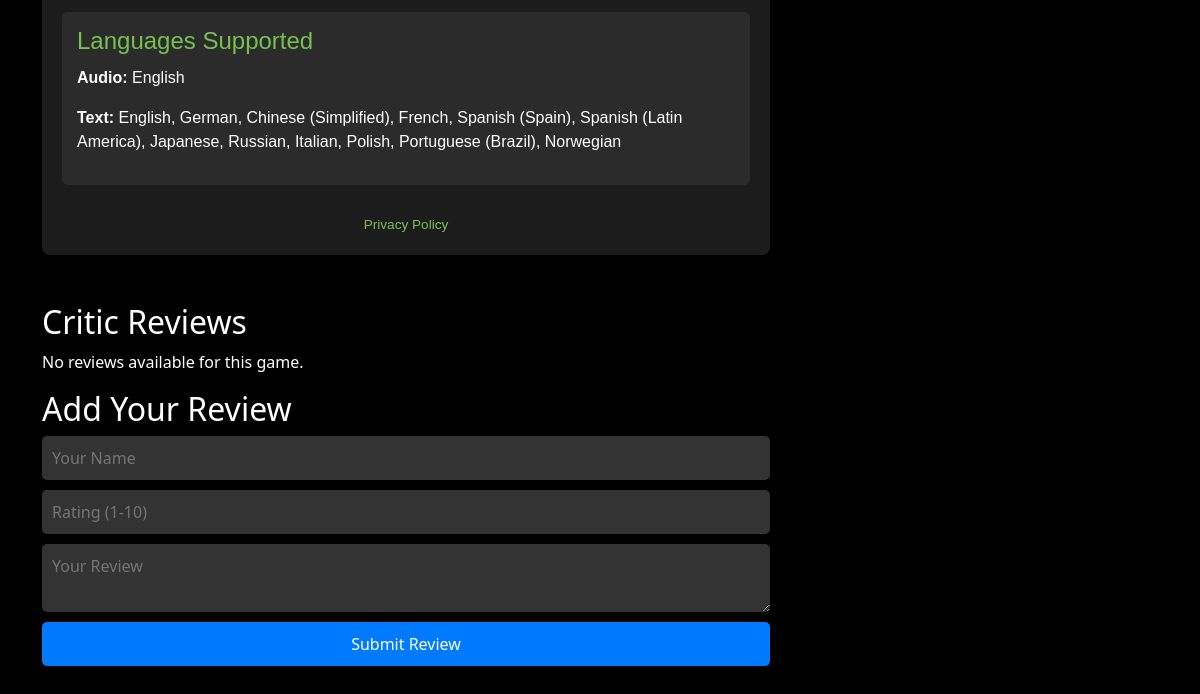
Before: /sec/1 (lower part) with the older database file.
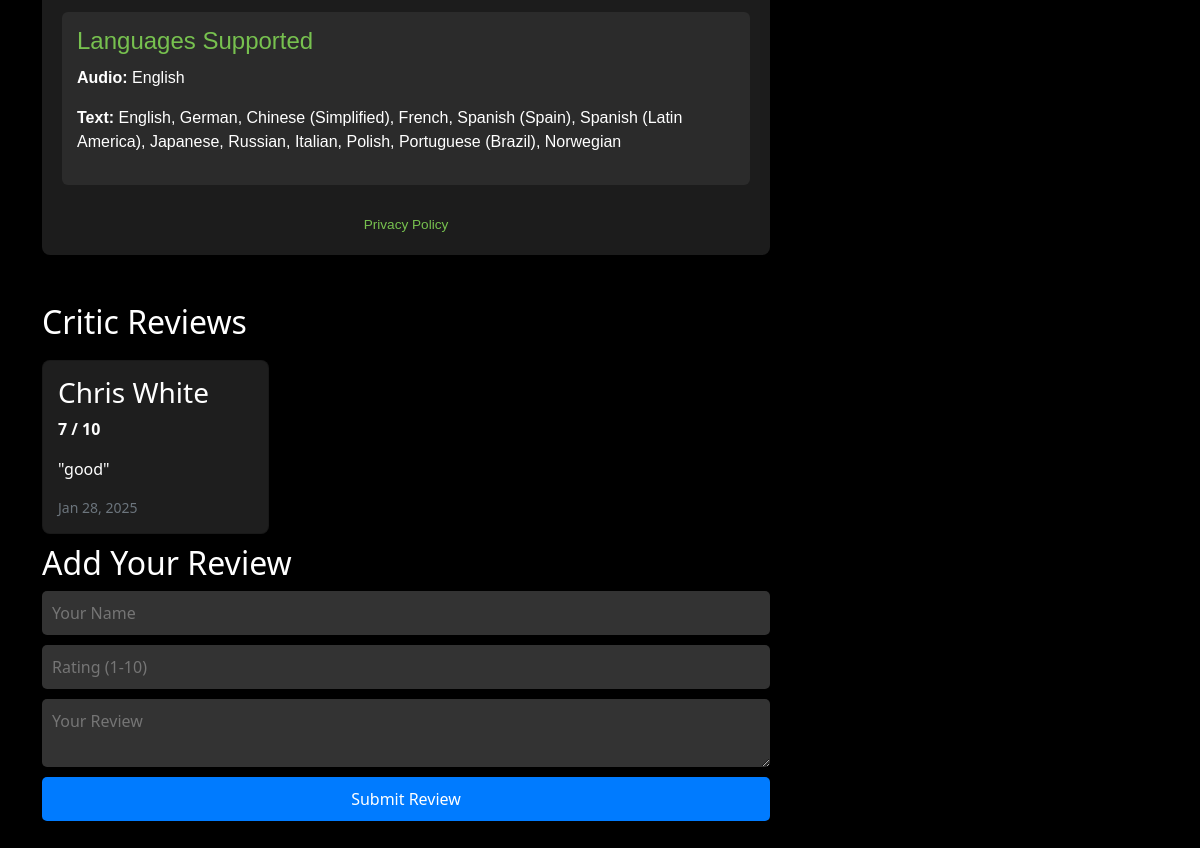
After: the same page with the newer database file.
### app/models.py (models this page shows, shortened)
class Review(models.Model):
    user = models.ForeignKey(User, on_delete=models.CASCADE)
    game = models.ForeignKey(Game, on_delete=models.CASCADE, related_name="reviews")
    comment = models.TextField()
    rating = models.PositiveSmallIntegerField()
    created_at = models.DateTimeField(auto_now_add=True)

### app/views.py (the view)
# urls.py: path('sec/<id>',views.sec),
def sec(req,id):
    game=Game.objects.get(id=id)
    try:
        requ = GameRequirement.objects.get(game=game)
    except GameRequirement.DoesNotExist:
        requ = None
    try:
        review = Review.objects.get(game=game)
    except Review.DoesNotExist:
        review = None
    return render(req,'sec.html',{'game':game,'requ':requ,'review':review})

### templates/sec.html (shortened to what this page needs)
<!DOCTYPE html>
<html lang="en">
<head>
    <link rel="stylesheet" href="https://cdnjs.cloudflare.com/ajax/libs/font-awesome/6.5.1/css/all.min.css">
    <link rel="stylesheet" href="https://unpkg.com/aos@next/dist/aos.css" />
    <link href="https://cdn.jsdelivr.net/npm/bootstrap@5.3.3/dist/css/bootstrap.min.css" rel="stylesheet">
</head>
<body>
      <div class="container py-5 mt-5">
        <div class="row g-5">
          <div class="col-md-8">
            <div class="system-requirements mt-5">
              <div class="requirements-container">
                <div class="language-support">
                  <h4>Languages Supported</h4>
                  <p><strong>Audio:</strong> English</p>
                  <p>
                    <strong>Text:</strong> English, German, Chinese (Simplified), French, Spanish (Spain), Spanish (Latin America), Japanese, Russian, Italian, Polish, Portuguese (Brazil), Norwegian
                  </p>
                </div>
                <div class="footer-note">
                  <a href="#" class="privacy-link">Privacy Policy</a>
                </div>
              </div>
            </div>
          </div>
          <div class="col-md-4">
            </div>
            <div class="col-md-8">
              <h2>Critic Reviews</h2>
              {% if review %}
              <div class="row">
                <div class="col-md-4">
                  <div class="card">
                    <h3 class="text-white">Chris White</h3>
                    <p class="rating">{{ review.rating }} / 10</p>
                    <p class="text-white">"{{ review.comment }}"</p>
                    <small class="text-secondary d-block text-left">{{ review.created_at|date:"M d, Y" }}</small>
                  </div>
                </div>
              </div>
              {% else %}
              <p>No reviews available for this game.</p>
              {% endif %}
              <h2>Add Your Review</h2>
              <form class="review-form">
                <input type="text" placeholder="Your Name" required>
                <input type="number" placeholder="Rating (1-10)" required min="1" max="10">
                <textarea placeholder="Your Review" required></textarea>
                <button type="submit">Submit Review</button>
              </form>
            </div>
          </div>
        </div>
</body>
</html>

### templates/sec.html (style rules this page uses)
body { background-color: black; color: white; }
.system-requirements { background-color: #1c1c1c; color: #ffffff; padding: 20px; border-radius: 8px; max-width: 800px; margin: 0 auto; font-family: Arial, sans-serif; }
.requirements-container { display: flex; flex-direction: column; gap: 20px; }
.language-support { background-color: #2b2b2b; padding: 15px; border-radius: 6px; }
.language-support h4 { color: #77c14f; margin-bottom: 10px; }
.footer-note { text-align: center; font-size: 0.85rem; color: #888888; }
.footer-note .privacy-link { color: #77c14f; text-decoration: none; margin-top: 10px; display: inline-block; }
.card { background-color: #1e1e1e; padding: 15px; margin: 10px 0; border-radius: 8px; }
.rating { color: rgb(253, 253, 253); font-weight: bold; }
.review-form { display: flex; flex-direction: column; gap: 10px; }
input, textarea, button { padding: 10px; border-radius: 5px; border: none; }
input, textarea { background-color: #333; color: white; }
button { background-color: #007bff; color: white; cursor: pointer; }

Changed rows visible on the page:
added Review: rating "7", comment "good", created_at "Jan 28, 2025"
Other visible differences:
text no longer shown: "No reviews available for this game."
text now shown: "Chris White / 10 \" \""
